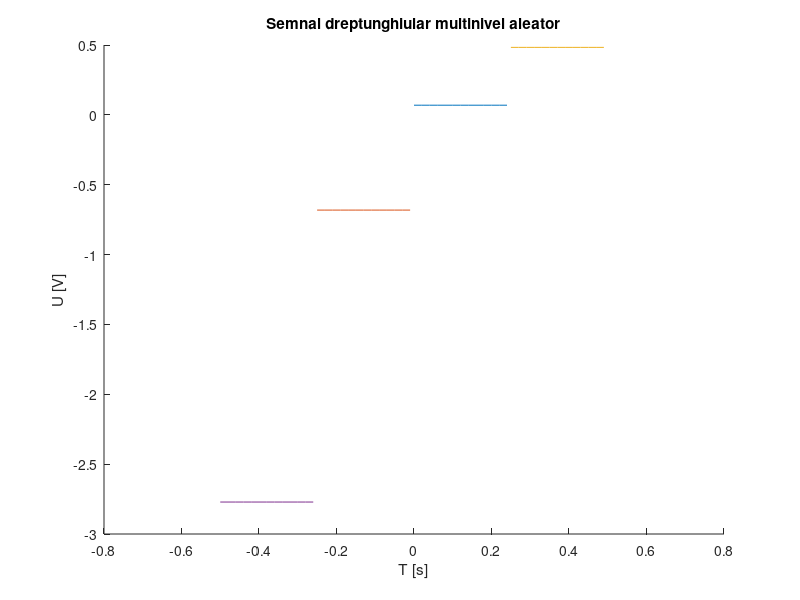

Write the MATLAB code that produced this figure.
hold on; 
%rezolutie temporara de 20ms
r1=rand(1);
r2=rand(1);
r3=rand(1);
r4=rand(1);
t=0:.02:0.25;
x1=r1*square(2*pi*4*t,100);
x2=-r2*square(2*pi*4*t,100);
x3=3*r3*square(2*pi*4*t,100);
x4=-3*r4*square(2*pi*4*t,100);
plot(t,x1);
plot(t-0.25,x2);
plot(t+0.25,x3);
plot(t-0.5,x4);
xlabel('T [s]')
ylabel('U [V]')
title('Semnal dreptunghiular multinivel aleator')
